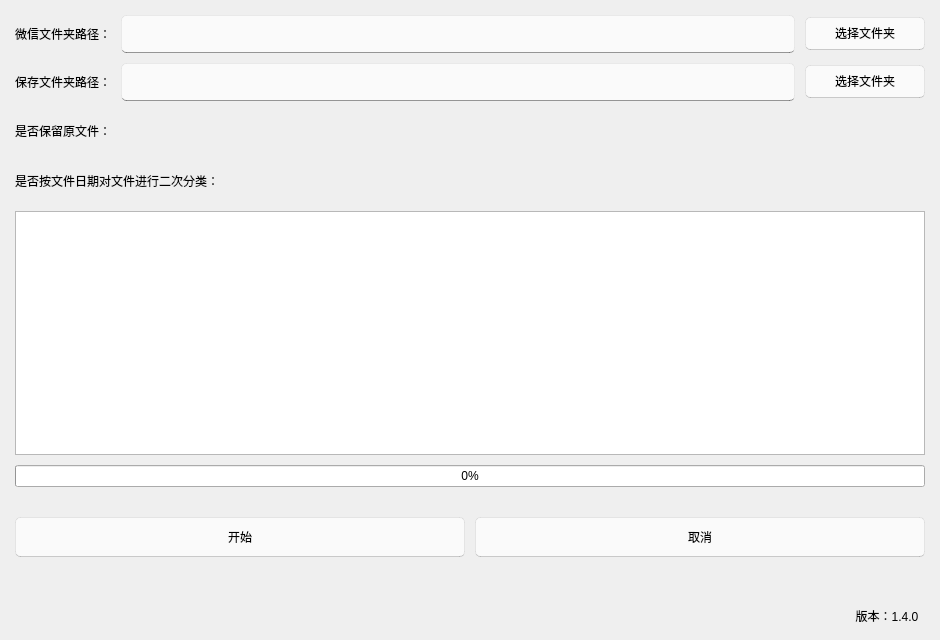
<?xml version="1.0" encoding="UTF-8"?>
<ui version="4.0">
 <class>MainWindow</class>
 <widget class="QMainWindow" name="MainWindow">
  <property name="geometry">
   <rect>
    <x>0</x>
    <y>0</y>
    <width>940</width>
    <height>640</height>
   </rect>
  </property>
  <property name="minimumSize">
   <size>
    <width>940</width>
    <height>640</height>
   </size>
  </property>
  <property name="maximumSize">
   <size>
    <width>1200</width>
    <height>760</height>
   </size>
  </property>
  <property name="windowTitle">
   <string>MainWindow</string>
  </property>
  <property name="styleSheet">
   <string notr="true">*{font: 14pt &quot;微软雅黑&quot;;}
QPushButton {
    color: black;
    background: rgba(255, 255, 255, 0.7);
    border: 1px solid rgba(0, 0, 0, 0.073);
    border-bottom: 1px solid rgba(0, 0, 0, 0.183);
    border-radius: 5px;
    font: 14px 'Segoe UI', 'Microsoft YaHei';
    padding: 5px 12px 6px 12px;
    outline: none;
}

QPushButton[isPlaceholderText=true] {
    color: rgba(0, 0, 0, 0.6063);
}

QPushButton[hasIcon=false] {
    padding: 5px 12px 6px 12px;
}

QPushButton[hasIcon=true] {
    padding: 5px 12px 6px 36px;
}


QPushButton:hover {
    background: rgba(249, 249, 249, 0.5);
}

QPushButton:pressed {
    color: rgba(0, 0, 0, 0.63);
    background: rgba(249, 249, 249, 0.3);
    border-bottom: 1px solid rgba(0, 0, 0, 0.073);
}

QPushButton:disabled {
    color: rgba(0, 0, 0, 0.36);
    background: rgba(249, 249, 249, 0.3);
    border: 1px solid rgba(0, 0, 0, 0.06);
    border-bottom: 1px solid rgba(0, 0, 0, 0.06);
}

QLineEdit, TextEdit, PlainTextEdit {
    color: black;
    background-color: rgba(255, 255, 255, 0.7);
    border: 1px solid rgba(0, 0, 0, 13);
    border-bottom: 1px solid rgba(0, 0, 0, 100);
    border-radius: 5px;
    /* font: 14px &quot;Segoe UI&quot;, &quot;Microsoft YaHei&quot;; */
    padding: 0px 10px;
    selection-background-color: #00a7b3;
}

TextEdit,
PlainTextEdit {
    padding: 2px 3px 2px 8px;
}

QLineEdit:hover, TextEdit:hover, PlainTextEdit:hover {
    background-color: rgba(249, 249, 249, 0.5);
    border: 1px solid rgba(0, 0, 0, 13);
    border-bottom: 1px solid rgba(0, 0, 0, 100);
}

QLineEdit:focus {
    border-bottom: 1px solid rgba(0, 0, 0, 13);
    background-color: white;
}

TextEdit:focus,
PlainTextEdit:focus {
    border-bottom: 1px solid #009faa;
    background-color: white;
}

QLineEdit:disabled, TextEdit:disabled,
PlainTextEdit:disabled {
    color: rgba(0, 0, 0, 150);
    background-color: rgba(249, 249, 249, 0.3);
    border: 1px solid rgba(0, 0, 0, 13);
    border-bottom: 1px solid rgba(0, 0, 0, 13);
}

#lineEditButton {
    background-color: transparent;
    border-radius: 4px;
    margin: 0;
}

#lineEditButton:hover {
    background-color: rgba(0, 0, 0, 9);
}

#lineEditButton:pressed {
    background-color: rgba(0, 0, 0, 6);
}
</string>
  </property>
  <widget class="QWidget" name="centralwidget">
   <layout class="QGridLayout" name="gridLayout">
    <property name="leftMargin">
     <number>15</number>
    </property>
    <property name="topMargin">
     <number>15</number>
    </property>
    <property name="rightMargin">
     <number>15</number>
    </property>
    <property name="bottomMargin">
     <number>15</number>
    </property>
    <property name="spacing">
     <number>10</number>
    </property>
    <item row="0" column="0">
     <layout class="QHBoxLayout" name="horizontalLayout_6">
      <property name="spacing">
       <number>10</number>
      </property>
      <item>
       <widget class="QLabel" name="wechatLabel_2">
        <property name="minimumSize">
         <size>
          <width>0</width>
          <height>33</height>
         </size>
        </property>
        <property name="text">
         <string>微信文件夹路径：</string>
        </property>
       </widget>
      </item>
      <item>
       <widget class="QLineEdit" name="wechatlineEdit_2">
        <property name="minimumSize">
         <size>
          <width>0</width>
          <height>38</height>
         </size>
        </property>
       </widget>
      </item>
      <item>
       <widget class="QPushButton" name="ChooseWeChatFile_2">
        <property name="minimumSize">
         <size>
          <width>120</width>
          <height>33</height>
         </size>
        </property>
        <property name="styleSheet">
         <string notr="true">font: 12pt &quot;微软雅黑&quot;;</string>
        </property>
        <property name="text">
         <string>选择文件夹</string>
        </property>
       </widget>
      </item>
     </layout>
    </item>
    <item row="1" column="0">
     <layout class="QHBoxLayout" name="horizontalLayout_4">
      <property name="spacing">
       <number>10</number>
      </property>
      <item>
       <widget class="QLabel" name="outputLabel_2">
        <property name="minimumSize">
         <size>
          <width>0</width>
          <height>33</height>
         </size>
        </property>
        <property name="text">
         <string>保存文件夹路径：</string>
        </property>
       </widget>
      </item>
      <item>
       <widget class="QLineEdit" name="outputlineEdit_2">
        <property name="minimumSize">
         <size>
          <width>0</width>
          <height>38</height>
         </size>
        </property>
       </widget>
      </item>
      <item>
       <widget class="QPushButton" name="ChooseOutPutFile_2">
        <property name="minimumSize">
         <size>
          <width>120</width>
          <height>33</height>
         </size>
        </property>
        <property name="styleSheet">
         <string notr="true">font: 12pt &quot;微软雅黑&quot;;</string>
        </property>
        <property name="text">
         <string>选择文件夹</string>
        </property>
       </widget>
      </item>
     </layout>
    </item>
    <item row="4" column="0">
     <widget class="QTextBrowser" name="LogTextBrowser"/>
    </item>
    <item row="6" column="0">
     <layout class="QHBoxLayout" name="horizontalLayout_5">
      <property name="spacing">
       <number>10</number>
      </property>
      <property name="topMargin">
       <number>20</number>
      </property>
      <property name="bottomMargin">
       <number>40</number>
      </property>
      <item>
       <widget class="QPushButton" name="Start_2">
        <property name="minimumSize">
         <size>
          <width>0</width>
          <height>40</height>
         </size>
        </property>
        <property name="styleSheet">
         <string notr="true">font: 12pt &quot;微软雅黑&quot;;</string>
        </property>
        <property name="text">
         <string>开始</string>
        </property>
       </widget>
      </item>
      <item>
       <widget class="QPushButton" name="Cancel_2">
        <property name="minimumSize">
         <size>
          <width>0</width>
          <height>40</height>
         </size>
        </property>
        <property name="styleSheet">
         <string notr="true">font: 12pt &quot;微软雅黑&quot;;</string>
        </property>
        <property name="text">
         <string>取消</string>
        </property>
       </widget>
      </item>
     </layout>
    </item>
    <item row="7" column="0">
     <widget class="QLabel" name="VersionLabel">
      <property name="text">
       <string>版本：1.4.0  </string>
      </property>
      <property name="alignment">
       <set>Qt::AlignRight|Qt::AlignTrailing|Qt::AlignVCenter</set>
      </property>
     </widget>
    </item>
    <item row="5" column="0">
     <widget class="QProgressBar" name="progressBar">
      <property name="value">
       <number>0</number>
      </property>
     </widget>
    </item>
    <item row="2" column="0">
     <layout class="QHBoxLayout" name="horizontalLayout_2">
      <property name="spacing">
       <number>10</number>
      </property>
      <property name="topMargin">
       <number>0</number>
      </property>
      <property name="bottomMargin">
       <number>0</number>
      </property>
      <item>
       <widget class="QLabel" name="outputLabel_3">
        <property name="minimumSize">
         <size>
          <width>0</width>
          <height>33</height>
         </size>
        </property>
        <property name="text">
         <string>是否保留原文件：</string>
        </property>
       </widget>
      </item>
      <item>
       <widget class="SwitchButton" name="SwitchButton">
        <property name="minimumSize">
         <size>
          <width>0</width>
          <height>40</height>
         </size>
        </property>
        <property name="maximumSize">
         <size>
          <width>16777215</width>
          <height>40</height>
         </size>
        </property>
        <property name="spacing">
         <number>12</number>
        </property>
        <property name="onText">
         <string>是</string>
        </property>
        <property name="offText">
         <string>否</string>
        </property>
       </widget>
      </item>
      <item>
       <spacer name="horizontalSpacer">
        <property name="orientation">
         <enum>Qt::Horizontal</enum>
        </property>
        <property name="sizeHint" stdset="0">
         <size>
          <width>40</width>
          <height>20</height>
         </size>
        </property>
       </spacer>
      </item>
     </layout>
    </item>
    <item row="3" column="0">
     <layout class="QHBoxLayout" name="horizontalLayout_3">
      <property name="spacing">
       <number>10</number>
      </property>
      <property name="topMargin">
       <number>0</number>
      </property>
      <property name="bottomMargin">
       <number>0</number>
      </property>
      <item>
       <widget class="QLabel" name="outputLabel_4">
        <property name="minimumSize">
         <size>
          <width>0</width>
          <height>33</height>
         </size>
        </property>
        <property name="text">
         <string>是否按文件日期对文件进行二次分类：</string>
        </property>
       </widget>
      </item>
      <item>
       <widget class="SwitchButton" name="DateSwitchButton">
        <property name="minimumSize">
         <size>
          <width>0</width>
          <height>40</height>
         </size>
        </property>
        <property name="maximumSize">
         <size>
          <width>16777215</width>
          <height>40</height>
         </size>
        </property>
        <property name="spacing">
         <number>12</number>
        </property>
        <property name="onText">
         <string>是</string>
        </property>
        <property name="offText">
         <string>否</string>
        </property>
       </widget>
      </item>
      <item>
       <spacer name="horizontalSpacer_2">
        <property name="orientation">
         <enum>Qt::Horizontal</enum>
        </property>
        <property name="sizeHint" stdset="0">
         <size>
          <width>40</width>
          <height>20</height>
         </size>
        </property>
       </spacer>
      </item>
     </layout>
    </item>
   </layout>
  </widget>
 </widget>
 <customwidgets>
  <customwidget>
   <class>SwitchButton</class>
   <extends>QWidget</extends>
   <header>qfluentwidgets</header>
  </customwidget>
 </customwidgets>
 <resources/>
 <connections/>
</ui>
